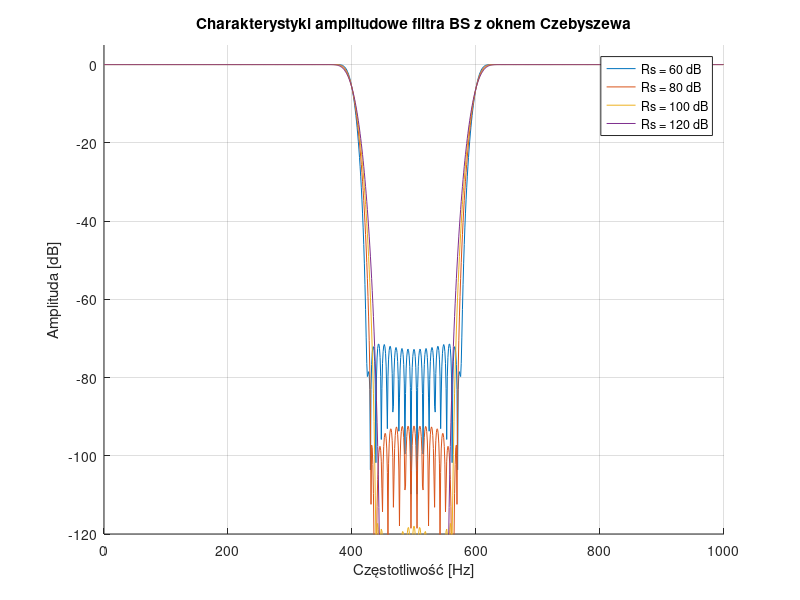

The MATLAB source for this figure:
clear all; close all; clc;

% Parametry filtra i sygnału
fpr = 2000;         % Częstotliwość próbkowania
f1 = 400;           % Dolna granica pasma zaporowego
f2 = 600;           % Górna granica pasma zaporowego
M = 100;            % Połowa długości filtra
N = 2*M + 1;        % Długość filtra
n = -M:M;           % Indeksy

% Odpowiedź impulsowa idealnego filtra Band-Stop
hALL = zeros(1,N); hALL(M+1)=1;
hLP1 = sin(2*pi*f1/fpr*n)./(pi*n); hLP1(M+1) = 2*f1/fpr;
hLP2 = sin(2*pi*f2/fpr*n)./(pi*n); hLP2(M+1) = 2*f2/fpr;
hBP  = hLP2 - hLP1;
hBS  = hALL - hBP;  % Band-Stop

% Różne wartości tłumienia bocznych listków w oknie Czebyszewa
Rs_values = [60, 80, 100, 120];

% Przygotuj wykres
figure; hold on; grid on;
title('Charakterystyki amplitudowe filtra BS z oknem Czebyszewa');
xlabel('Częstotliwość [Hz]');
ylabel('Amplituda [dB]');

for i = 1:length(Rs_values)
    Rs = Rs_values(i);
    w = chebwin(N, Rs)';        % Okno Czebyszewa
    b = hBS .* w;               % Wagi filtra z oknem

    % FFT i oś częstotliwości
    Nfft = 2048;
    H = fft(b, Nfft);
    H = fftshift(H);
    f = (-Nfft/2:Nfft/2-1)*(fpr/Nfft);

    % Wyświetl tylko dodatnie częstotliwości
    idx = f >= 0;
    plot(f(idx), 20*log10(abs(H(idx)) + eps), 'DisplayName', ['Rs = ' num2str(Rs) ' dB']);
end

legend('show');
ylim([-120 5]);
